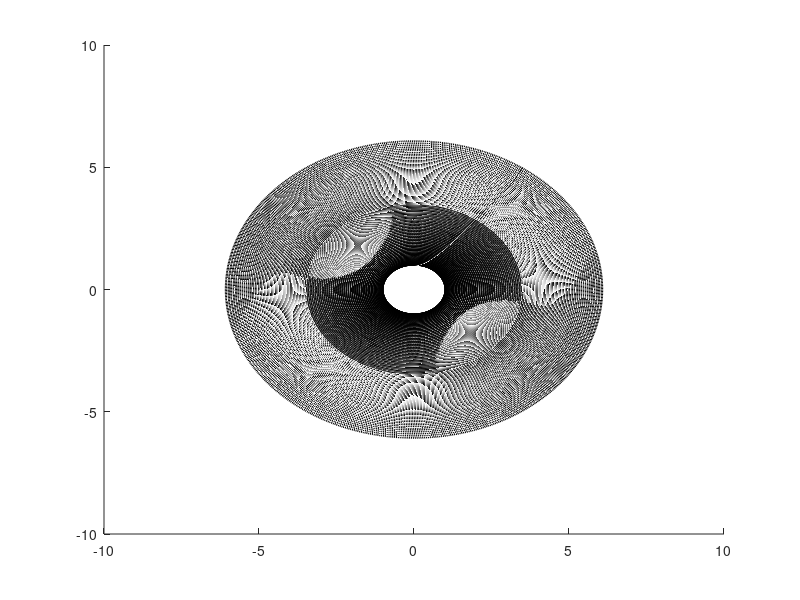

Write MATLAB code to recreate this figure.
%Revolucion 
clear all 
clc
t=0:0.01:1;
P=[0,1,0;1,1,0;2,2,0;1.5,3,0;1.5,5,0];
X=4*t-6*t.^3+2*t.^2+(7/2)*t.^4;
Y=-4*(t-1).^3.*t+12*(t-1).^2.*t.^2*2-12*(t-1).*t.^3+5*t.^4+(t-1).^4;
Z=2*(t-1).^2.*t.^2;
Pt=[X',Y',Z']
%plot(X,Y,Z)
for th=0:0.01:2*pi
  hold on
  Ry=[cos(th),sin(th),0;-sin(th),cos(th),0;0,0,1];
  S=Pt*Ry;
  pause(0.01)
  plot3(S(:,1),S(:,2),S(:,3),'Color','k');
endfor
